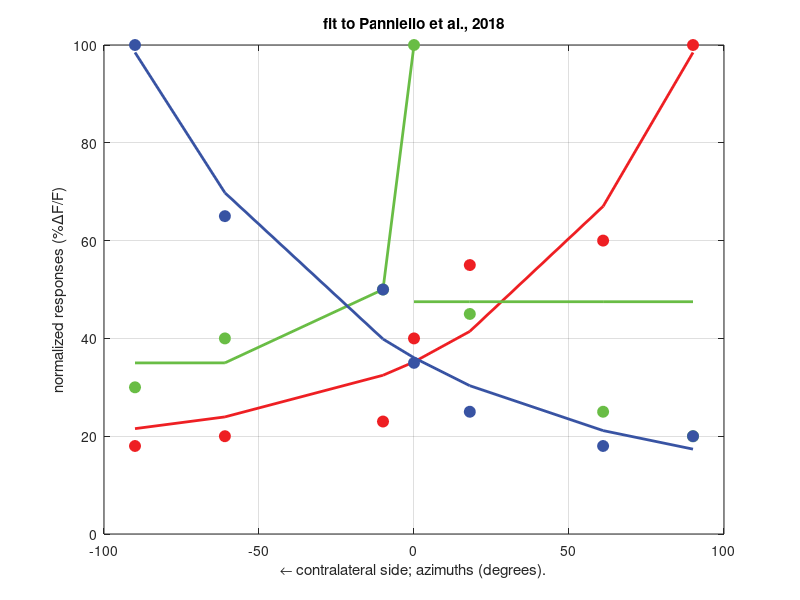
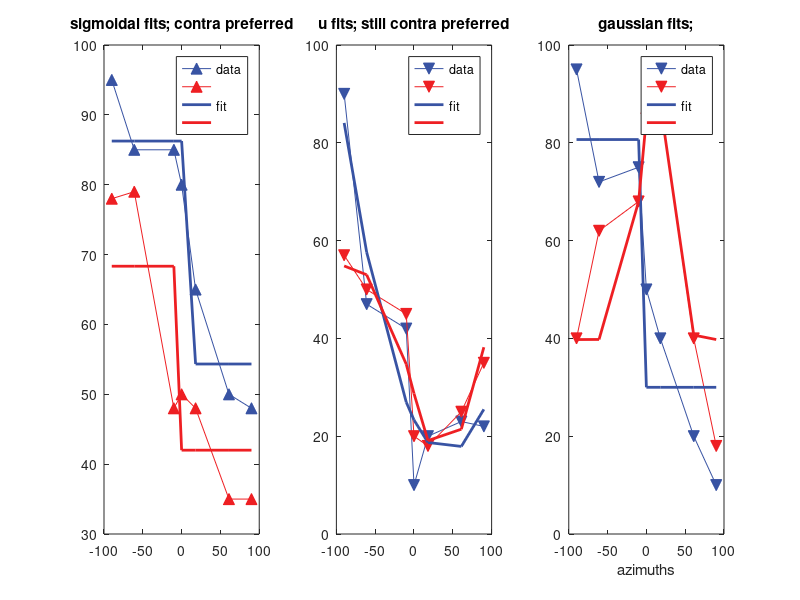

These charts were generated, in order, by the following MATLAB code:
% data from Panniello et al., 2018; fig 3C
x = [-90 -61 -10 0 18 61 90];
y1 = [18 20 23 40 55 60 100]; %ipsi preferred
y2 = [30 40 50 100 45 25 20]; %center preferred
y3 = [100 65 50 35 25 18 20]; %contra preferred

cb = [56,83,163]/255;
cg = [105,189,69]/255;
cr = [238,31,35]/255;

% define functions to use
f1 = @(b,x) b(1).*exp(b(2).*(x-b(3)))+b(4); % exponential Function
s = @(b,x) b(1)./(1+exp(b(2)*x+b(3)))+b(4); % sigmoidal function
g = @(b,x) b(4)*exp(-(x-b(1)).^2/(2*b(2).^2))+b(3); % gaussian
u = @(b,x) -b(4)*exp(-(x-b(1)).^2/(2*b(2).^2))+b(3); % gaussian

% 1 - ipsi-preferred neurons
options = optimset('MaxFunEvals',50);
B1 = fminsearch(@(b) norm(y1 - f1(b,x)), [1; -1; 0; 15]); % Estimate Parameters

figure
plot(x, y1, 'o','color',cr,'markersize',8,'markerfacecolor',cr); hold on
plot(x, f1(B1,x), '-','color',cr,'linewidth',2);

% 2 - center-preferred neurons
options = optimset('MaxFunEvals',500);
B3 = fminsearch(@(b) norm(y2(1:4) - f1(b,x(1:4))), [100; 0.25; 0; 20],options); % Estimate Parameters
B4 = fminsearch(@(b) norm(y2(4:end) - f1(b,x(4:end))), [5; -0.25; 60; 20],options); % Estimate Parameters

plot(x,y2,'o','color',cg,'markersize',8,'markerfacecolor',cg);
plot(x(1:4),f1(B3,x(1:4)), '-','color',cg,'linewidth',2);
plot(x(4:end),f1(B4,x(4:end)), '-','color',cg,'linewidth',2);

% 3 - contra-preferred neurons
B2 = fminsearch(@(b) norm(y3 - f1(b,x)), [1; 0.5; 0; 15]); % Estimate Parameters

plot(x, y3, 'o','color',cb,'markersize',8,'markerfacecolor',cb); hold on
plot(x, f1(B2,x), '-','color',cb,'linewidth',2);
xlabel('\leftarrow contralateral side; azimuths (degrees).')
ylabel('f(x)')

grid;
xlabel('\leftarrow contralateral side; azimuths (degrees).')
ylabel('normalized responses (%\DeltaF/F)')
title('fit to Panniello et al., 2018')

%% data from Ono and Oliver 2014
x = [-90 -61 -10 0 18 61 90];
y1I = [95 85 85 80 65 50 48]; % fig 4B
y1E = [78 79 48 50 48 35 35];
y2I = [90 47 42 10 20 23 22]; % fig 4C
y2E = [57 50 45 20 18 25 35];
y3I = [95 72 75 50 40 20 10]; % fig 4D
y3E = [40 62 68 85 88 40 18];

figure;
subplot(1,3,1);
plot(x,y1I,'^-','color',cb,'markersize',8,'markerfacecolor',cb); hold on;
plot(x,y1E,'^-','color',cr,'markersize',8,'markerfacecolor',cr)
title('sigmoidal fits; contra preferred')
subplot(1,3,2);
plot(x,y2I,'v-','color',cb,'markersize',8,'markerfacecolor',cb); hold on;
plot(x,y2E,'v-','color',cr,'markersize',8,'markerfacecolor',cr)
title('u fits; still contra preferred')
subplot(1,3,3);
plot(x,y3I,'v-','color',cb,'markersize',8,'markerfacecolor',cb); hold on;
plot(x,y3E,'v-','color',cr,'markersize',8,'markerfacecolor',cr)
title('gaussian fits;')

subplot(1,3,1);
By1I = fminsearch(@(b) norm(y1I - s(b,x)), [50; 1; 1; 50]);
plot(x, s(By1I,x), '-','color',cb,'linewidth',2);
By1E = fminsearch(@(b) norm(y1E - s(b,x)), [50; 1; 1; 50]);
plot(x, s(By1E,x), '-','color',cr,'linewidth',2);
legend({'data','','fit',''})

subplot(1,3,2);
By2I = fminsearch(@(b) norm(y2I - u(b,x)), [0; 20; 90; 100]); 
plot(x, u(By2I,x), '-','color',cb,'linewidth',2);
By2E = fminsearch(@(b) norm(y2E - u(b,x)), [0; 20; 90; 100]);
plot(x, u(By2E,x), '-','color',cr,'linewidth',2);
legend({'data','','fit',''});

subplot(1,3,3);
By3I = fminsearch(@(b) norm(y3I - s(b,x)), [0; 20; 90; 100]); 
plot(x, s(By3I,x), '-','color',cb,'linewidth',2);
By3E = fminsearch(@(b) norm(y3E - g(b,x)), [0; 20; 90; 100]);
plot(x, g(By3E,x), '-','color',cr,'linewidth',2);
legend({'data','','fit',''});
xlabel('azimuths')